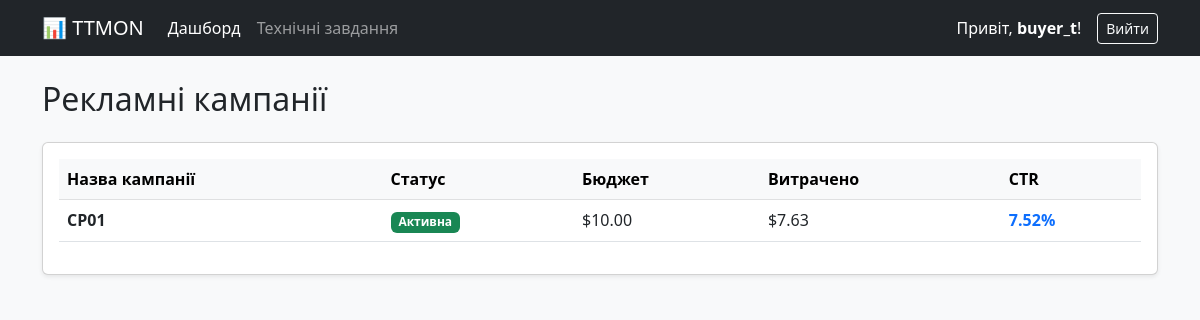
Page / (signed in) on the committed database.
### users/models.py (models this page shows, shortened)
class CustomUser(AbstractUser):
    ROLE_CHOICES = (
        ('media_buyer', 'Медіабайєр'),
        ('creative', 'Креативник'),
    )
    email = models.EmailField('email address', unique=True)
    role = models.CharField(max_length=20, choices=ROLE_CHOICES, default='media_buyer')
    supervisor = models.ForeignKey(
        'self',
        on_delete=models.SET_NULL,
        null=True,
        blank=True,
        limit_choices_to={'role': 'media_buyer'},
        related_name='team_members',
        verbose_name="Прив'язаний баєр"
    )
    temporary_password = models.CharField(max_length=50, blank=True, null=True, verbose_name="Тимчасовий пароль")
    has_changed_password = models.BooleanField(default=False, verbose_name="Пароль змінено")
    reset_requested = models.BooleanField(default=False, verbose_name="Запит на скидання пароля")

### analytics/models.py (models this page shows, shortened)
class Campaign(models.Model):
    STATUS_CHOICES = (
        ('ACTIVE', 'Активна'),
        ('PAUSED', 'На паузі'),
        ('COMPLETED', 'Завершена'),
    )
    owner = models.ForeignKey(settings.AUTH_USER_MODEL, on_delete=models.CASCADE, related_name='campaigns',
                              verbose_name="Власник (Медіабайєр)")
    name = models.CharField(max_length=255, verbose_name="Назва кампанії")
    status = models.CharField(max_length=20, choices=STATUS_CHOICES, default='ACTIVE', verbose_name="Статус")
    budget = models.DecimalField(max_digits=10, decimal_places=2, verbose_name="Бюджет ($)")
    spend = models.DecimalField(max_digits=10, decimal_places=2, default=0, verbose_name="Витрачено ($)")
    impressions = models.IntegerField(default=0, verbose_name="Покази")
    clicks = models.IntegerField(default=0, verbose_name="Кліки")
    conversions = models.IntegerField(default=0, verbose_name="Конверсії")
    created_at = models.DateTimeField(auto_now_add=True)
    updated_at = models.DateTimeField(auto_now=True)
    class Meta:
        verbose_name = "Рекламна кампанія"
        verbose_name_plural = "Рекламні кампанії"
    @property
    def ctr(self):
        if self.impressions > 0:
            return round((self.clicks / self.impressions) * 100, 2)
        return 0

### analytics/views.py (the view)
# urls.py: path('', views.dashboard, name='dashboard'),
@login_required
def dashboard(request):
    campaigns = Campaign.objects.all().order_by('-created_at')
    context = {
        'campaigns': campaigns
    }
    return render(request, 'analytics/dashboard.html', context)

### analytics/templates/analytics/dashboard.html (shortened to what this page needs)
{% extends 'base.html' %}
{% block content %}
    <h2 class="mb-4">Рекламні кампанії</h2>
    <div class="card shadow-sm">
        <div class="card-body">
            <table class="table table-hover align-middle">
                <thead class="table-light">
                    <tr>
                        <th>Назва кампанії</th>
                        <th>Статус</th>
                        <th>Бюджет</th>
                        <th>Витрачено</th>
                        <th>CTR</th>
                    </tr>
                </thead>
                <tbody>
                    {% for campaign in campaigns %}
                    <tr>
                        <td class="fw-bold">{{ campaign.name }}</td>
                        <td>
                            {% if campaign.status == 'ACTIVE' %}
                                <span class="badge bg-success">Активна</span>
                            {% elif campaign.status == 'PAUSED' %}
                                <span class="badge bg-warning text-dark">На паузі</span>
                            {% else %}
                                <span class="badge bg-secondary">Завершена</span>
                            {% endif %}
                        </td>
                        <td>${{ campaign.budget }}</td>
                        <td>${{ campaign.spend }}</td>
                        <td><span class="text-primary fw-bold">{{ campaign.ctr }}%</span></td>
                    </tr>
                    {% empty %}
                    <tr>
                        <td colspan="5" class="text-center text-muted py-3">Немає жодної кампанії.</td>
                    </tr>
                    {% endfor %}
                </tbody>
            </table>
        </div>
    </div>
{% endblock %}

### templates/base.html (shortened to what this page needs)
<!DOCTYPE html>
<html lang="uk">
<head>
    <link href="https://cdn.jsdelivr.net/npm/bootstrap@5.3.0/dist/css/bootstrap.min.css" rel="stylesheet">
</head>
<body class="bg-light">
<nav class="navbar navbar-expand-lg navbar-dark bg-dark mb-4">
    <div class="container">
        <a class="navbar-brand" href="/">📊 TTMON</a>
        <div class="collapse navbar-collapse">
            <ul class="navbar-nav me-auto mb-2 mb-lg-0">
                <li class="nav-item">
                    <a class="nav-link {% if request.path == '/' %}active{% endif %}" href="/">Дашборд</a>
                </li>
                <li class="nav-item">
                    <a class="nav-link {% if '/tasks/' in request.path %}active{% endif %}" href="/tasks/">Технічні завдання</a>
                </li>
            </ul>
            <div class="d-flex align-items-center">
                {% if user.is_authenticated %}
                    <span class="navbar-text me-3 text-white">
                        Привіт, <strong>{{ user.username }}</strong>!
                    </span>
                    <form method="POST" action="{% url 'logout' %}">
                        <button type="submit" class="btn btn-outline-light btn-sm">Вийти</button>
                    </form>
                {% else %}
                    <a href="{% url 'login' %}" class="btn btn-outline-light btn-sm">Увійти</a>
                {% endif %}
            </div>
        </div>
    </div>
</nav>
<div class="container">
    {% block content %}
    {% endblock %}
</div>
</body>
</html>

### rows in the picture
CustomUser: username "buyer_t"
Campaign: name "CP01", status "Активна", budget "10.00", spend "7.63", ctr "7.52"
